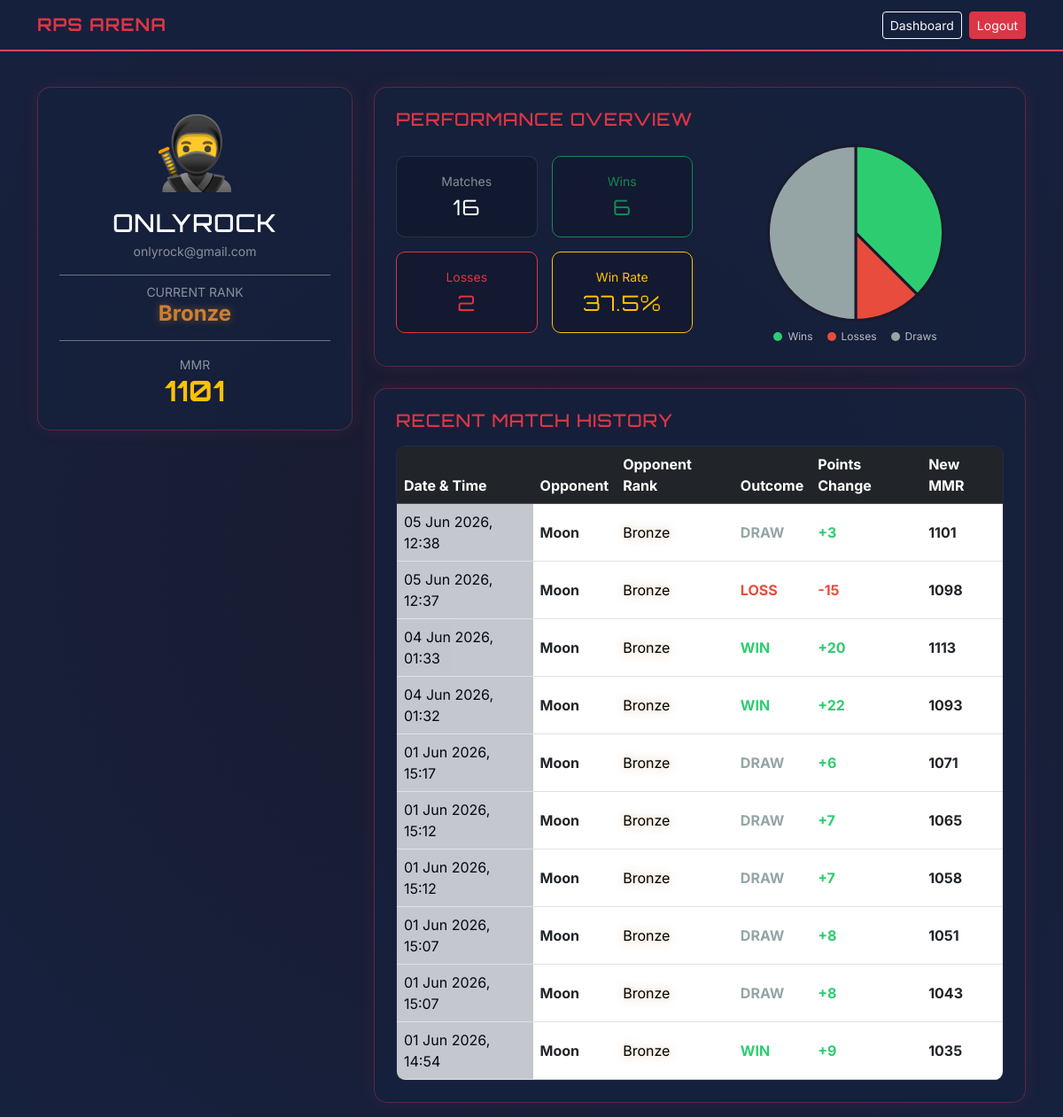
The page /profile.php (signed in) on the database its author committed.
### tables this page shows
CREATE TABLE `players` (
  `player_id` int(11) NOT NULL,
  `username` varchar(50) NOT NULL,
  `email` varchar(100) NOT NULL,
  `password` varchar(255) NOT NULL,
  `mmr` int(11) DEFAULT 1000,
  `created_at` timestamp NOT NULL DEFAULT current_timestamp(),
  `reset_code` varchar(6) DEFAULT NULL,
  `code_expiry` datetime DEFAULT NULL
);

CREATE TABLE `match_history` (
  `history_id` int(11) NOT NULL,
  `match_id` int(11) DEFAULT NULL,
  `player_id` int(11) DEFAULT NULL,
  `opponent_id` int(11) DEFAULT NULL,
  `result` enum('win','loss','draw') DEFAULT NULL,
  `mmr_before` int(11) DEFAULT NULL,
  `mmr_after` int(11) DEFAULT NULL,
  `change_amount` int(11) DEFAULT NULL,
  `played_at` timestamp NOT NULL DEFAULT current_timestamp()
);

### profile.php (the view, shortened to what this page needs)
<?php
include 'db.php';
$id = $_SESSION['player_id'];
$query = mysqli_query($conn, "SELECT * FROM players WHERE player_id = '$id'");
$user = mysqli_fetch_assoc($query);
$stats_query = mysqli_query($conn, "
    SELECT
        SUM(CASE WHEN result = 'win' THEN 1 ELSE 0 END) as total_wins,
        SUM(CASE WHEN result = 'loss' THEN 1 ELSE 0 END) as total_losses,
        SUM(CASE WHEN result = 'draw' THEN 1 ELSE 0 END) as total_draws
    FROM match_history
    WHERE player_id = '$id'
");
$stats = mysqli_fetch_assoc($stats_query);
$wins = $stats['total_wins'] ?? 0;
$losses = $stats['total_losses'] ?? 0;
$draws = $stats['total_draws'] ?? 0;
$total_games = $wins + $losses + $draws;
$win_rate = $total_games > 0 ? round(($wins / $total_games) * 100, 1) . "%" : "0%";
function getRankCategory($points) {
    if ($points <= 1500) return 'Bronze';
    return 'Platinum';
}
$rank_cat = getRankCategory($user['mmr']);
?>
<!DOCTYPE html>
<html lang="en">
<head>
  <link href="https://cdn.jsdelivr.net/npm/bootstrap@5.3.3/dist/css/bootstrap.min.css" rel="stylesheet"/>
</head>
<body>
  <nav class="navbar navbar-expand-lg navbar-dark mb-4">
    <div class="container">
      <a class="navbar-brand text-danger fw-bold" href="home.php">RPS ARENA</a>
      <div class="d-flex">
        <a href="home.php" class="btn btn-outline-light btn-sm me-2">Dashboard</a>
        <a href="logout.php" class="btn btn-danger btn-sm">Logout</a>
      </div>
    </div>
  </nav>
  <div class="container py-3">
    <div class="row g-4">
      <div class="col-lg-4">
        <div class="profile-card p-4 text-center">
          <div class="mb-3">
            <div class="display-1 text-danger">🥷</div>
          </div>
          <h3 class="player-name text-white mb-1"><?php echo htmlspecialchars($user['username']); ?></h3>
          <p class="text-white-50 small mb-2"><?php echo htmlspecialchars($user['email']); ?></p>
          <div class="my-3 py-2 border-top border-bottom border-secondary">
            <span class="text-white-50 small d-block">CURRENT RANK</span>
            <h4 class="fw-bold rank-<?php echo $rank_cat; ?>"><?php echo $rank_cat; ?></h4>
          </div>
          <div class="mt-3">
            <span class="text-white-50 small d-block">MMR</span>
            <h2 class="mmr-text text-warning fw-bold mb-0"><?php echo $user['mmr']; ?></h2>
          </div>
        </div>
      </div>
      <div class="col-lg-8">
        <div class="profile-card p-4 mb-4">
          <h5 class="text-danger mb-3">Performance Overview</h5>
          <div class="row align-items-center g-3">
            <div class="col-md-6">
              <div class="row g-3">
                <div class="col-6">
                  <div class="stat-box">
                    <span class="text-white-50 small">Matches</span>
                    <div class="stat-val fs-4 text-white"><?php echo $total_games; ?></div>
                  </div>
                </div>
                <div class="col-6">
                  <div class="stat-box border-success">
                    <span class="text-success small">Wins</span>
                    <div class="stat-val fs-4 text-success"><?php echo $wins; ?></div>
                  </div>
                </div>
                <div class="col-6">
                  <div class="stat-box border-danger">
                    <span class="text-danger small">Losses</span>
                    <div class="stat-val fs-4 text-danger"><?php echo $losses; ?></div>
                  </div>
                </div>
                <div class="col-6">
                  <div class="stat-box border-warning">
                    <span class="text-warning small">Win Rate</span>
                    <div class="stat-val fs-4 text-warning"><?php echo $win_rate; ?></div>
                  </div>
                </div>
              </div>
            </div>
            <div class="col-md-6 text-center">
              <?php if ($total_games > 0): ?>
                <div class="chart-container">
                  <canvas id="wldChart"></canvas>
                </div>
                <div class="chart-legend mt-2">
                  <div class="legend-item"><div class="legend-dot" style="background:#2ecc71;"></div> Wins</div>
                  <div class="legend-item"><div class="legend-dot" style="background:#e74c3c;"></div> Losses</div>
                  <div class="legend-item"><div class="legend-dot" style="background:#95a5a6;"></div> Draws</div>
                </div>
              <?php else: ?>
                <p class="text-white-50 small mt-3">No match data yet.<br>Start playing to see your stats!</p>
              <?php endif; ?>
            </div>
          </div>
        </div>
        <div class="profile-card p-4">
          <h5 class="text-danger mb-3">Recent Match History</h5>
          <div class="table-responsive">
            <table class="table table-hover align-middle">
              <thead>
                <tr class="table-dark text-danger">
                  <th>Date & Time</th>
                  <th>Opponent</th>
                  <th>Opponent Rank</th>
                  <th>Outcome</th>
                  <th>Points Change</th>
                  <th>New MMR</th>
                </tr>
              </thead>
              <tbody>
                <?php
                $history_sql = "SELECT mh.*, p.username as opponent_name, p.mmr as opponent_mmr
                                FROM match_history mh
                                LEFT JOIN players p ON mh.opponent_id = p.player_id
                                WHERE mh.player_id = '$id'
                                ORDER BY mh.played_at DESC LIMIT 10";
                $history_res = mysqli_query($conn, $history_sql);
                if (mysqli_num_rows($history_res) > 0) {
                    while($row = mysqli_fetch_assoc($history_res)) {
                        $res_type = strtolower($row['result']);
                        $class = "status-" . $res_type;
                        $opp_name = $row['opponent_name'] ?? 'Unknown';
                        $opp_rank = getRankCategory($row['opponent_mmr'] ?? 0);
                        $change_amount = $row['change_amount'];
                        if ($change_amount > 0) {
                            $change_prefix = "+";
                            $points_class = "status-win";
                        } elseif ($change_amount < 0) {
                            $change_prefix = "";
                            $points_class = "status-loss";
                        } else {
                            $change_prefix = "";
                            $points_class = "status-draw";
                        }
                        echo "<tr>
                                <td class='opacity-75'>" . date('d M Y, H:i', strtotime($row['played_at'])) . "</td>
                                <td class='text-dark fw-bold'>" . htmlspecialchars($opp_name) . "</td>
                                <td class='rank-$opp_rank'>" . $opp_rank . "</td>
                                <td><span class='$class'>" . strtoupper($res_type) . "</span></td>
                                <td><span class='$points_class'>" . $change_prefix . $change_amount . "</span></td>
                                <td class='fw-bold text-dark'>" . $row['mmr_after'] . "</td>
                              </tr>";
                    }
                } else {
                    echo "<tr><td colspan='6' class='text-center opacity-50 py-4'>No match data recorded. Start queueing to fight!</td></tr>";
                }
                ?>
              </tbody>
            </table>
          </div>
        </div>
      </div>
    </div>
  </div>
  <?php if ($total_games > 0): ?>
  <script>
    const ctx = document.getElementById('wldChart').getContext('2d');
    new Chart(ctx, {
      type: 'pie',
      data: {
        labels: ['Wins', 'Losses', 'Draws'],
        datasets: [{
          data: [<?php echo $wins; ?>, <?php echo $losses; ?>, <?php echo $draws; ?>],
          backgroundColor: ['#2ecc71', '#e74c3c', '#95a5a6'],
          borderColor: ['#1a1a2e', '#1a1a2e', '#1a1a2e'],
          borderWidth: 3
        }]
      },
      options: {
        responsive: true,
        maintainAspectRatio: true,
        plugins: {
          legend: { display: false },
          tooltip: {
            callbacks: {
              label: function(context) {
                const total = context.dataset.data.reduce((a, b) => a + b, 0);
                const pct = ((context.parsed / total) * 100).toFixed(1);
                return ` ${context.label}: ${context.parsed} (${pct}%)`;
              }
            }
          }
        }
      }
    });
  </script>
  <?php endif; ?>
</body>
</html>

### profile.php (style rules this page uses)
body { background: radial-gradient(circle at center, #1a1a2e 0%, #16213e 100%); color: #ffffff; font-family: 'Inter', sans-serif; min-height: 100vh; }
h5, h3, .navbar-brand, .player-name, .mmr-text, .stat-val { font-family: 'Orbitron', sans-serif; text-transform: uppercase; letter-spacing: 1px; }
.navbar { background: rgba(22, 33, 62, 0.9) !important; backdrop-filter: blur(10px); border-bottom: 2px solid #e94560; }
.profile-card { background: rgba(22, 33, 62, 0.7); border: 1px solid rgba(233, 69, 96, 0.3); border-radius: 15px; box-shadow: 0 0 20px rgba(233, 69, 96, 0.1); }
.stat-box { background: rgba(15, 23, 42, 0.6); border: 1px solid rgba(255, 255, 255, 0.1); border-radius: 10px; padding: 15px; text-align: center; }
.rank-Bronze { color: #cd7f32; text-shadow: 0 0 10px rgba(205, 127, 50, 0.5); }
.status-win { color: #2ecc71; font-weight: bold; }
.status-loss { color: #e74c3c; font-weight: bold; }
.status-draw { color: #95a5a6; font-weight: bold; }
.table-responsive { border-radius: 10px; overflow: hidden; border: 1px solid rgba(255, 255, 255, 0.05); }
.table { background: rgba(22, 33, 62, 0.5); color: #ffffff; margin-bottom: 0; }
.chart-container { position: relative; width: 200px; height: 200px; margin: 0 auto; }
.chart-legend { display: flex; justify-content: center; gap: 16px; flex-wrap: wrap; margin-top: 12px; }
.legend-item { display: flex; align-items: center; gap: 6px; font-size: 12px; color: rgba(255,255,255,0.7); }
.legend-dot { width: 10px; height: 10px; border-radius: 50%; flex-shrink: 0; }

### rows shown on the page
players: username "ONLYROCK", email "onlyrock@gmail.com", mmr "Bronze", mmr "1101"
match_history: played_at "05 Jun 2026, 12:38", players.username "Moon", players.mmr "Bronze", result "DRAW", change_amount "+", change_amount "3", mmr_after "1101"
match_history: played_at "05 Jun 2026, 12:37", players.username "Moon", players.mmr "Bronze", result "LOSS", change_amount "-15", mmr_after "1098"
match_history: played_at "04 Jun 2026, 01:33", players.username "Moon", players.mmr "Bronze", result "WIN", change_amount "+", change_amount "20", mmr_after "1113"
match_history: played_at "04 Jun 2026, 01:32", players.username "Moon", players.mmr "Bronze", result "WIN", change_amount "+", change_amount "22", mmr_after "1093"
match_history: played_at "01 Jun 2026, 15:17", players.username "Moon", players.mmr "Bronze", result "DRAW", change_amount "+", change_amount "6", mmr_after "1071"
match_history: played_at "01 Jun 2026, 15:12", players.username "Moon", players.mmr "Bronze", result "DRAW", change_amount "+", change_amount "7", mmr_after "1065"
match_history: played_at "01 Jun 2026, 15:12", players.username "Moon", players.mmr "Bronze", result "DRAW", change_amount "+", change_amount "7", mmr_after "1058"
match_history: played_at "01 Jun 2026, 15:07", players.username "Moon", players.mmr "Bronze", result "DRAW", change_amount "+", change_amount "8", mmr_after "1051"
match_history: played_at "01 Jun 2026, 15:07", players.username "Moon", players.mmr "Bronze", result "DRAW", change_amount "+", change_amount "8", mmr_after "1043"
match_history: played_at "01 Jun 2026, 14:54", players.username "Moon", players.mmr "Bronze", result "WIN", change_amount "+", change_amount "9", mmr_after "1035"

### other values the page prints
$total_games "16"
$wins "6"
$losses "2"
$win_rate "37.5%"
chart data {{ $wins }} 6
chart data {{ $losses }} 2
chart data {{ $draws }} 8
